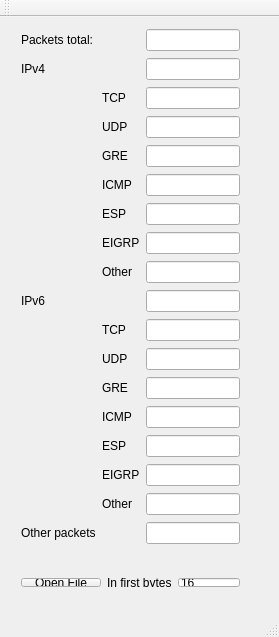
<?xml version="1.0" encoding="UTF-8"?>
<ui version="4.0">
 <class>MainWindow</class>
 <widget class="QMainWindow" name="MainWindow">
  <property name="geometry">
   <rect>
    <x>0</x>
    <y>0</y>
    <width>279</width>
    <height>637</height>
   </rect>
  </property>
  <property name="windowTitle">
   <string>SimpleParser</string>
  </property>
  <widget class="QWidget" name="centralWidget">
   <widget class="QWidget" name="gridLayoutWidget">
    <property name="geometry">
     <rect>
      <x>10</x>
      <y>0</y>
      <width>241</width>
      <height>542</height>
     </rect>
    </property>
    <layout class="QGridLayout" name="gridLayout">
     <item row="17" column="2">
      <widget class="QLineEdit" name="OtherPackets">
       <property name="readOnly">
        <bool>true</bool>
       </property>
      </widget>
     </item>
     <item row="4" column="2">
      <widget class="QLineEdit" name="ipv4GREPackets">
       <property name="readOnly">
        <bool>true</bool>
       </property>
      </widget>
     </item>
     <item row="9" column="2">
      <widget class="QLineEdit" name="ipv6TotalPackets">
       <property name="readOnly">
        <bool>true</bool>
       </property>
      </widget>
     </item>
     <item row="10" column="2">
      <widget class="QLineEdit" name="ipv6TCPPackets">
       <property name="readOnly">
        <bool>true</bool>
       </property>
      </widget>
     </item>
     <item row="13" column="1">
      <widget class="QLabel" name="label_15">
       <property name="text">
        <string>ICMP</string>
       </property>
      </widget>
     </item>
     <item row="12" column="2">
      <widget class="QLineEdit" name="ipv6GREPackets">
       <property name="readOnly">
        <bool>true</bool>
       </property>
      </widget>
     </item>
     <item row="11" column="2">
      <widget class="QLineEdit" name="ipv6UDPPackets">
       <property name="readOnly">
        <bool>true</bool>
       </property>
      </widget>
     </item>
     <item row="7" column="1">
      <widget class="QLabel" name="label_8">
       <property name="text">
        <string>EIGRP</string>
       </property>
      </widget>
     </item>
     <item row="8" column="1">
      <widget class="QLabel" name="label_9">
       <property name="text">
        <string>Other</string>
       </property>
      </widget>
     </item>
     <item row="14" column="1">
      <widget class="QLabel" name="label_10">
       <property name="text">
        <string>ESP</string>
       </property>
      </widget>
     </item>
     <item row="6" column="1">
      <widget class="QLabel" name="label_7">
       <property name="text">
        <string>ESP</string>
       </property>
      </widget>
     </item>
     <item row="16" column="1">
      <widget class="QLabel" name="label_17">
       <property name="text">
        <string>Other</string>
       </property>
      </widget>
     </item>
     <item row="9" column="0">
      <widget class="QLabel" name="label_11">
       <property name="text">
        <string>IPv6</string>
       </property>
      </widget>
     </item>
     <item row="2" column="2">
      <widget class="QLineEdit" name="ipv4TCPPackets">
       <property name="readOnly">
        <bool>true</bool>
       </property>
      </widget>
     </item>
     <item row="2" column="1">
      <widget class="QLabel" name="label_4">
       <property name="text">
        <string>TCP</string>
       </property>
      </widget>
     </item>
     <item row="1" column="0">
      <widget class="QLabel" name="label_2">
       <property name="text">
        <string>IPv4</string>
       </property>
      </widget>
     </item>
     <item row="3" column="1">
      <widget class="QLabel" name="label_5">
       <property name="text">
        <string>UDP</string>
       </property>
      </widget>
     </item>
     <item row="11" column="1">
      <widget class="QLabel" name="label_13">
       <property name="text">
        <string>UDP</string>
       </property>
      </widget>
     </item>
     <item row="0" column="2">
      <widget class="QLineEdit" name="totalPackets">
       <property name="readOnly">
        <bool>true</bool>
       </property>
      </widget>
     </item>
     <item row="5" column="1">
      <widget class="QLabel" name="label_3">
       <property name="text">
        <string>ICMP</string>
       </property>
      </widget>
     </item>
     <item row="12" column="1">
      <widget class="QLabel" name="label_14">
       <property name="text">
        <string>GRE</string>
       </property>
      </widget>
     </item>
     <item row="15" column="2">
      <widget class="QLineEdit" name="ipv6EIGRPPackets">
       <property name="readOnly">
        <bool>true</bool>
       </property>
      </widget>
     </item>
     <item row="17" column="0">
      <widget class="QLabel" name="label_21">
       <property name="text">
        <string>Other packets</string>
       </property>
      </widget>
     </item>
     <item row="0" column="0">
      <widget class="QLabel" name="label">
       <property name="text">
        <string>Packets total:</string>
       </property>
      </widget>
     </item>
     <item row="16" column="2">
      <widget class="QLineEdit" name="ipv6OtherPackets">
       <property name="readOnly">
        <bool>true</bool>
       </property>
      </widget>
     </item>
     <item row="15" column="1">
      <widget class="QLabel" name="label_16">
       <property name="text">
        <string>EIGRP</string>
       </property>
      </widget>
     </item>
     <item row="1" column="2">
      <widget class="QLineEdit" name="ipv4TotalPackets">
       <property name="readOnly">
        <bool>true</bool>
       </property>
      </widget>
     </item>
     <item row="5" column="2">
      <widget class="QLineEdit" name="ipv4ICMPPackets">
       <property name="readOnly">
        <bool>true</bool>
       </property>
      </widget>
     </item>
     <item row="10" column="1">
      <widget class="QLabel" name="label_12">
       <property name="text">
        <string>TCP</string>
       </property>
      </widget>
     </item>
     <item row="4" column="1">
      <widget class="QLabel" name="label_6">
       <property name="text">
        <string>GRE</string>
       </property>
      </widget>
     </item>
     <item row="3" column="2">
      <widget class="QLineEdit" name="ipv4UDPPackets">
       <property name="readOnly">
        <bool>true</bool>
       </property>
      </widget>
     </item>
     <item row="7" column="2">
      <widget class="QLineEdit" name="ipv4EIGRPPackets">
       <property name="readOnly">
        <bool>true</bool>
       </property>
      </widget>
     </item>
     <item row="8" column="2">
      <widget class="QLineEdit" name="ipv4OtherPackets">
       <property name="readOnly">
        <bool>true</bool>
       </property>
      </widget>
     </item>
     <item row="6" column="2">
      <widget class="QLineEdit" name="ipv4ESPPackets">
       <property name="readOnly">
        <bool>true</bool>
       </property>
      </widget>
     </item>
     <item row="14" column="2">
      <widget class="QLineEdit" name="ipv6ESPPackets">
       <property name="readOnly">
        <bool>true</bool>
       </property>
      </widget>
     </item>
     <item row="13" column="2">
      <widget class="QLineEdit" name="ipv6ICMPPackets">
       <property name="readOnly">
        <bool>true</bool>
       </property>
      </widget>
     </item>
    </layout>
   </widget>
   <widget class="QWidget" name="horizontalLayoutWidget">
    <property name="geometry">
     <rect>
      <x>10</x>
      <y>550</y>
      <width>241</width>
      <height>31</height>
     </rect>
    </property>
    <layout class="QHBoxLayout" name="horizontalLayout">
     <item>
      <widget class="QPushButton" name="pushButton">
       <property name="text">
        <string>Open File</string>
       </property>
      </widget>
     </item>
     <item>
      <widget class="QLabel" name="label_18">
       <property name="text">
        <string>In first bytes</string>
       </property>
      </widget>
     </item>
     <item>
      <widget class="QLineEdit" name="firstBytesLineEdit">
       <property name="text">
        <string>16</string>
       </property>
      </widget>
     </item>
    </layout>
   </widget>
  </widget>
  <widget class="QMenuBar" name="menuBar">
   <property name="geometry">
    <rect>
     <x>0</x>
     <y>0</y>
     <width>279</width>
     <height>21</height>
    </rect>
   </property>
  </widget>
  <widget class="QToolBar" name="mainToolBar">
   <attribute name="toolBarArea">
    <enum>TopToolBarArea</enum>
   </attribute>
   <attribute name="toolBarBreak">
    <bool>false</bool>
   </attribute>
  </widget>
  <widget class="QStatusBar" name="statusBar"/>
 </widget>
 <layoutdefault spacing="6" margin="11"/>
 <resources/>
 <connections/>
</ui>
